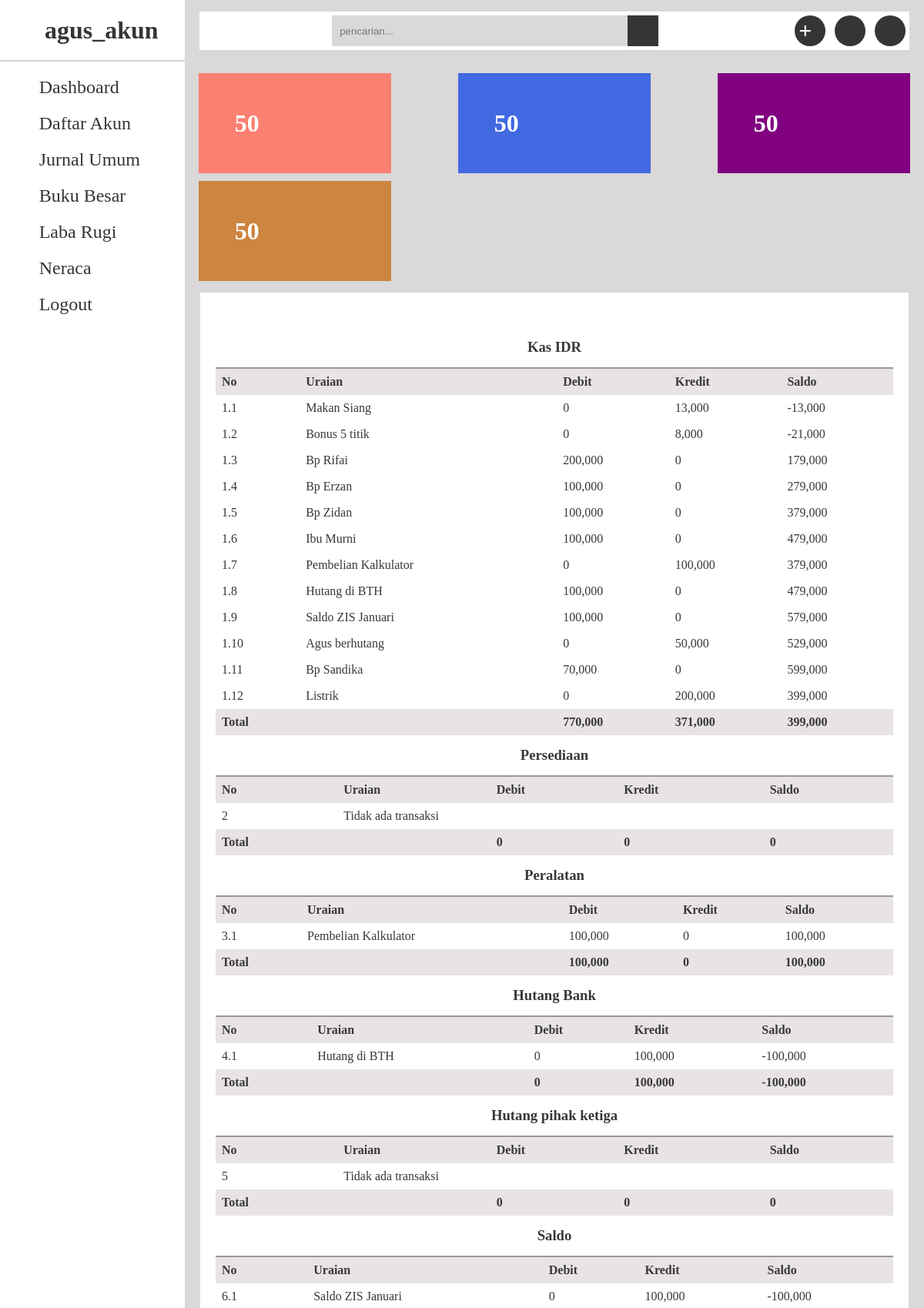
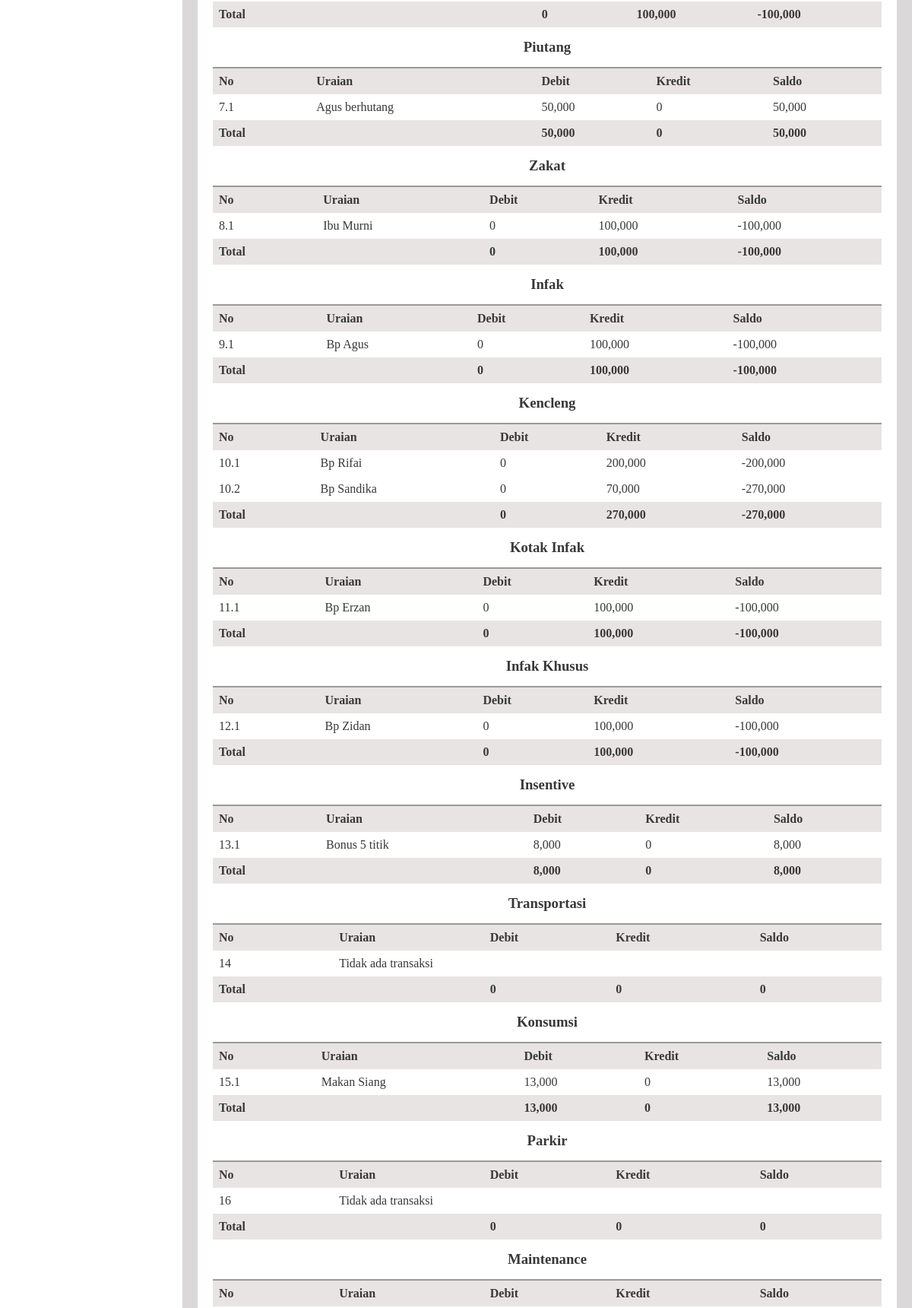
/bukubesar/ (signed in, upper part), run on the app's committed database (2 pictures, top to bottom).
### akun/models.py (models this page shows, shortened)
class User(AbstractUser):
    operator = models.BooleanField('Operator', default=False)

class Profil(models.Model):
    nama_akun = models.CharField(max_length=50)
    nomor = models.CharField(max_length=50)
    operator = models.ForeignKey(User, on_delete=models.CASCADE)
    pos = models.CharField(max_length=30, choices=[
        ('laba rugi', 'laba rugi'),
        ('neraca', 'neraca')
    ])
    master_akun = models.CharField(max_length=30, choices=[
        ('aktiva', 'aktiva'),
        ('passiva', 'passiva'),
        ('pendapatan', 'pendapatan'),
        ('beban', 'beban')
    ])
    saldo_normal = models.CharField(max_length=30, choices=[
        ('debit','debit'),
        ('kredit','kredit'),
    ])

class JurnalUmum(models.Model):
    akun = models.ForeignKey(Profil, on_delete=models.CASCADE)
    uraian = models.CharField(max_length=50)
    kredit = models.IntegerField(blank=True, null=True)
    debit = models.IntegerField(blank=True, null=True)
    operator = models.ForeignKey(User, on_delete=models.CASCADE)
    tanggal = models.DateField()

### akun/views.py (the view)
# urls.py: path('bukubesar/', views.BukuBesar.as_view(), name='buku_besar'),
class BukuBesar(TemplateView):
    template_name ='user/bukubesar.html'
    def get_context_data(self, **kwargs):
        context = super().get_context_data(**kwargs)
        tanggal = self.request.session.get('filter_tanggal', None)
        bulan = self.request.session.get('filter_bulan', None)
        tahun = self.request.session.get('filter_tahun', None)
        accounts = Profil.objects.filter(operator=self.request.user)
        jurnal_list = JurnalUmum.objects.filter(operator=self.request.user)
        if tanggal:
            jurnal_list = jurnal_list.filter(tanggal=tanggal)
        elif bulan:
            jurnal_list = jurnal_list.filter(tanggal__month=bulan)
        elif tahun:
            jurnal_list = jurnal_list.filter(tanggal__year=tahun)
        ledgers = {}
        for account in accounts:
            transactions = jurnal_list.filter(akun=account)
            total_debit = transactions.aggregate(total_debit = Sum('debit'))['total_debit'] or 0
            total_kredit = transactions.aggregate(total_kredit = Sum('kredit'))['total_kredit'] or 0
            balance = 0
            transaction_list = []
            for transaction in transactions:
                balance += transaction.debit - transaction.kredit
                transaction_list.append({
                    'debit': transaction.debit,
                    'kredit':transaction.kredit,
                    'uraian': transaction.uraian,
                    'balance': balance
                })
            ledgers [account.nama_akun] ={
                'transactions': transaction_list,
                'total_debit':total_debit,
                'total_kredit':total_kredit,
                'balance':total_debit - total_kredit
            }
        context ['ledgers'] = ledgers
        return context

### templates/user/bukubesar.html (shortened to what this page needs)
{% extends 'base.html' %}

### templates/includes/sidebar.html
<div class="sidebar">
    <div class="brand">
        <i class="fa-solid fa-qrcode"></i>&nbsp;&nbsp;
        <h1>{{user.username}}</h1>
    </div>
    <ul>
        <li><i class="fa-solid fa-gauge"></i>&nbsp;&nbsp;</fa-gauge><span><a href="{% url 'user:beranda' %}">Dashboard</a></span></li>
        <li><i class="fas fa-hands-helping"></i>&nbsp;&nbsp;<span><a href="{% url 'user:daftar_akun' %}">Daftar Akun</a></span></li>
        <li><i class="fa-solid fa-hand-holding-dollar"></i>&nbsp;&nbsp;<span><a href="{% url 'user:jurnal' %}">Jurnal Umum</a></span></li>
        <li><i class="fa-regular fa-circle-question"></i>&nbsp;&nbsp;<span><a href="{% url 'user:buku_besar' %}">Buku Besar</a></span></li>
        <li><i class="fa-solid fa-gear"></i>&nbsp;&nbsp;<span><a href="{% url 'user:laba_rugi' %}">Laba Rugi</a></span></li>
        <li><i class="fas fa-sign-out-alt"></i>&nbsp;&nbsp;<span><a href="{% url 'user:neraca' %}">Neraca</a></span></li>
        <li><i class="fas fa-sign-out-alt"></i>&nbsp;&nbsp;<span><a href="{% url 'user:logout' %}">Logout</a></span></li>
    </ul>
</div>

### templates/includes/payment_bb.html
{% load humanize %}
<div class="payments">
    <button class="pdf" onclick="printPDF()"><i class="fas fa-file-pdf"></i></button>
    {% for account_name, ledger in ledgers.items %}
    <h3 class="title">{{account_name}}</h3>
    <table>
        <thead>
            <tr class="title-table">
                <th>No</th>
                <th>Uraian</th>
                <th>Debit</th>
                <th>Kredit</th>
                <th>Saldo</th>
            </tr>
        </thead>
        <tbody>
            {% with 1 as counter %}
            {% for transaction in ledger.transactions %}
                <tr>
                    <td>{{forloop.parentloop.counter}}.{{forloop.counter}}</td>
                    <td>{{ transaction.uraian }}</td>
                    <td>{{ transaction.debit|intcomma }}</td>
                    <td>{{ transaction.kredit|intcomma }}</td>
                    <td>{{ transaction.balance|intcomma }}</td>
                </tr>
            {% endfor %}
            {% endwith %}
            {% if not ledger.transactions %}
            <tr>
                <td>{{ forloop.counter }}</td>
                <td colspan="4">Tidak ada transaksi</td>
            </tr>
            {% endif %}
            <tr class="title-table">
                <td><strong>Total</strong></td>
                <td><strong></strong></td>
                <td><strong>{{ ledger.total_debit|intcomma }}</strong></td>
                <td><strong>{{ ledger.total_kredit|intcomma }}</strong></td>
                <td><strong>{{ ledger.balance|intcomma }}</strong></td>
            </tr>
        </tbody>
    </table>
    {% endfor %}
</div>

### static/css/style.css (style rules this page uses)
* { padding: 0; margin: 0; box-sizing: border-box; text-decoration: none; list-style: none; }
.title-table { background-color: #e9e4e4; }
table { border-collapse: collapse; }
button { background-color: transparent; border: none; }
.fa-file-pdf { color: #E62E2E; font-size: 30px; }
.profil, .sidebar, .poster { width: 60%; height: 100%; display: flex; flex-direction: column; justify-content: center; align-items: center; }
.sidebar { position: fixed; background: white; width: 20vw; min-height: 100vh; display: flex; flex-direction: column; justify-content: start; align-items: start; }
.brand { height: 10vh; width: 100%; display: flex; align-items: center; justify-content: center; border-bottom: 2px solid lightgray; margin-bottom: 10px; color:#363535; cursor: pointer; }
.brand i { font-size: 20px; }
.sidebar ul { width: 100%; }
.sidebar ul li { font-size: 24px; padding: 10px 20px; color: #363535; display: flex; align-items: center; cursor: pointer; width: 100%; }
a { color: #363535; }
.payments { min-height: 50vh; flex: 5; background:white; margin: 0 20px 20px 20px; display: flex; flex-direction: column; color: #383838; padding: 15px 20px; }
.title { display: flex; align-items: center; justify-content: space-around; padding: 15px 10px; border-bottom: 2px solid #999; }
table { padding: 10px; }
th,td { text-align: left; padding: 8px; }

### data on the page
User: username "agus_akun"
Profil: ledgers "Kas IDR"
Profil: ledgers "Persediaan"
Profil: ledgers "Peralatan"
Profil: ledgers "Hutang Bank"
Profil: ledgers "Hutang pihak ketiga"
Profil: ledgers "Saldo"
Profil: ledgers "Piutang"
Profil: ledgers "Zakat"
Profil: ledgers "Infak"
Profil: ledgers "Kencleng"
Profil: ledgers "Kotak Infak"
Profil: ledgers "Infak Khusus"
Profil: ledgers "Insentive"
Profil: ledgers "Transportasi"
Profil: ledgers "Konsumsi"
Profil: ledgers "Parkir"
Profil: ledgers "Maintenance"

### other printed values
{{ transaction.debit|intcomma }} "0" "0" "200,000" "100,000" "100,000" "100,000" "0" "100,000" "100,000" "0" "70,000" "0" "100,000" "0" "0" "50,000" "0" "0" "0" "0" "0" "0" "8,000" "13,000"
{{ transaction.kredit|intcomma }} "13,000" "8,000" "0" "0" "0" "0" "100,000" "0" "0" "50,000" "0" "200,000" "0" "100,000" "100,000" "0" "100,000" "100,000" "200,000" "70,000" "100,000" "100,000" "0" "0"
{{ transaction.balance|intcomma }} "-13,000" "-21,000" "179,000" "279,000" "379,000" "479,000" "379,000" "479,000" "579,000" "529,000" "599,000" "399,000" "100,000" "-100,000" "-100,000" "50,000" "-100,000" "-100,000" "-200,000" "-270,000" "-100,000" "-100,000" "8,000" "13,000"
{{ ledger.total_debit|intcomma }} "770,000" "0" "100,000" "0" "0" "0" "50,000" "0" "0" "0" "0" "0" "8,000" "0" "13,000" "0"
{{ ledger.total_kredit|intcomma }} "371,000" "0" "0" "100,000" "0" "100,000" "0" "100,000" "100,000" "270,000" "100,000" "100,000" "0" "0" "0" "0"
{{ ledger.balance|intcomma }} "399,000" "0" "100,000" "-100,000" "0" "-100,000" "50,000" "-100,000" "-100,000" "-270,000" "-100,000" "-100,000" "8,000" "0" "13,000" "0"
